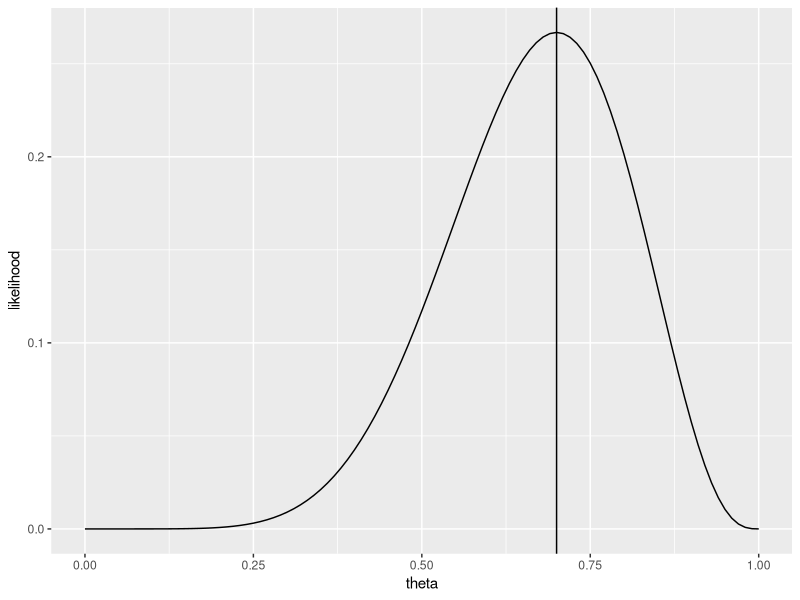
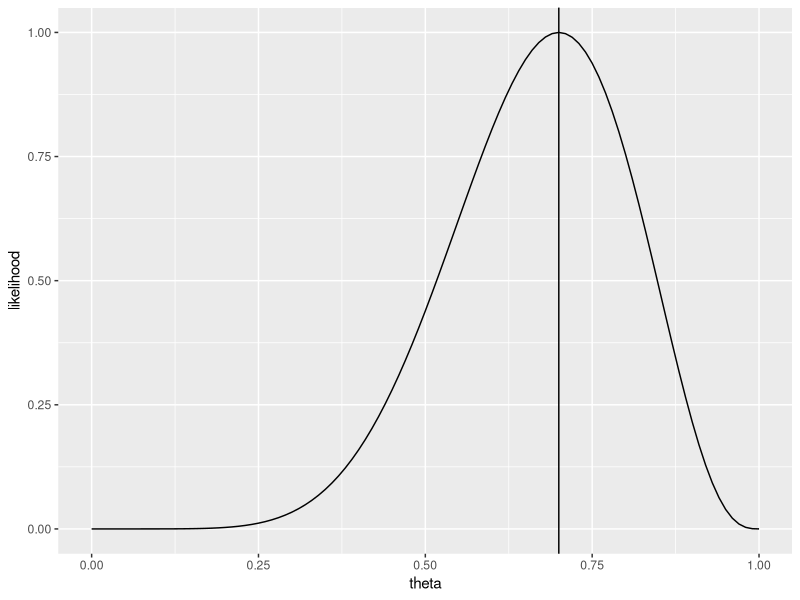
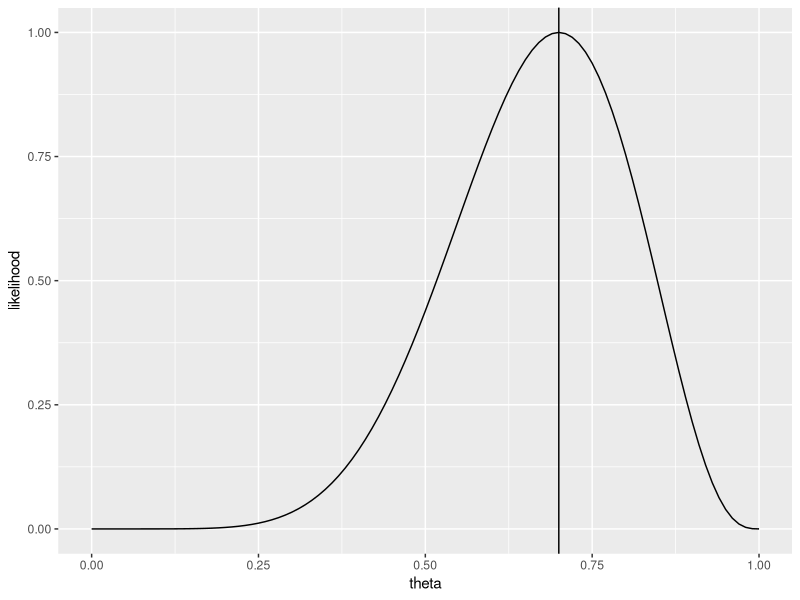

The R source for these figures, in order:
## ---- chunk 1
knitr::opts_chunk$set(echo = TRUE)
library(tidyverse)
## ---- chunk 2
(factorial(10)/(factorial(7)*factorial(3)))*0.7^7*0.3^3
## ---- chunk 3
theta <- seq(0, 1, by = 0.01)
likelihood <- factorial(10)/(factorial(7)*factorial(3))*theta^7*(1-theta)^(3)  
tibble(theta, likelihood) %>% 
        ggplot(aes(theta, likelihood)) +
        geom_line() + 
        geom_vline(xintercept = 0.7)
## ---- chunk 4
ml <- factorial(10)/(factorial(7)*factorial(3))*0.7^7*(1-0.7)^(3)  
ml
## ---- chunk 5
scalar <- 1/ml
scalar
## ---- chunk 6
theta <- seq(0, 1, by = 0.01)
likelihood <- scalar*factorial(10)/(factorial(7)*factorial(3))*theta^7*(1-theta)^(3)  
dat <- tibble(theta, likelihood)
ggplot(dat, aes(theta, likelihood)) +
        geom_line() + 
        geom_vline(xintercept = 0.7)
## ---- chunk 7
running_sum <- 0
for (i in 7:10) {
        running_sum <- running_sum + factorial(10)/(factorial(i)*factorial(10-i))*0.5^i*(1-0.5)^(10-i)
}
running_sum
## ---- chunk 8
ml <- factorial(9)/(factorial(2)*factorial(7))*0.3^3*0.7^7
ml
## ---- chunk 9
scalar <- 1/ml
scalar
## ---- chunk 10
theta <- seq(0, 1, by = 0.01)
likelihood <- scalar*factorial(9)/(factorial(2)*factorial(7))*theta^7*(1-theta)^(3)  
dat <- tibble(theta, likelihood)
ggplot(dat, aes(theta, likelihood)) +
        geom_line() + 
        geom_vline(xintercept = 0.7)
## ---- chunk 11
running_sum <- 0
for (i in 10:50){
        running_sum <- running_sum + factorial(i-1)/(factorial(2)*factorial(i-3))*0.5^(i-3)*0.5^3
}
running_sum
## ---- chunk 12
vec <- vector(length = 100)
for (i in 1:100){
        vec[i] <- (10000 - sum(table(rnbinom(10000, 3, 0.5))[1:7]))/10000
}

mean(vec)
